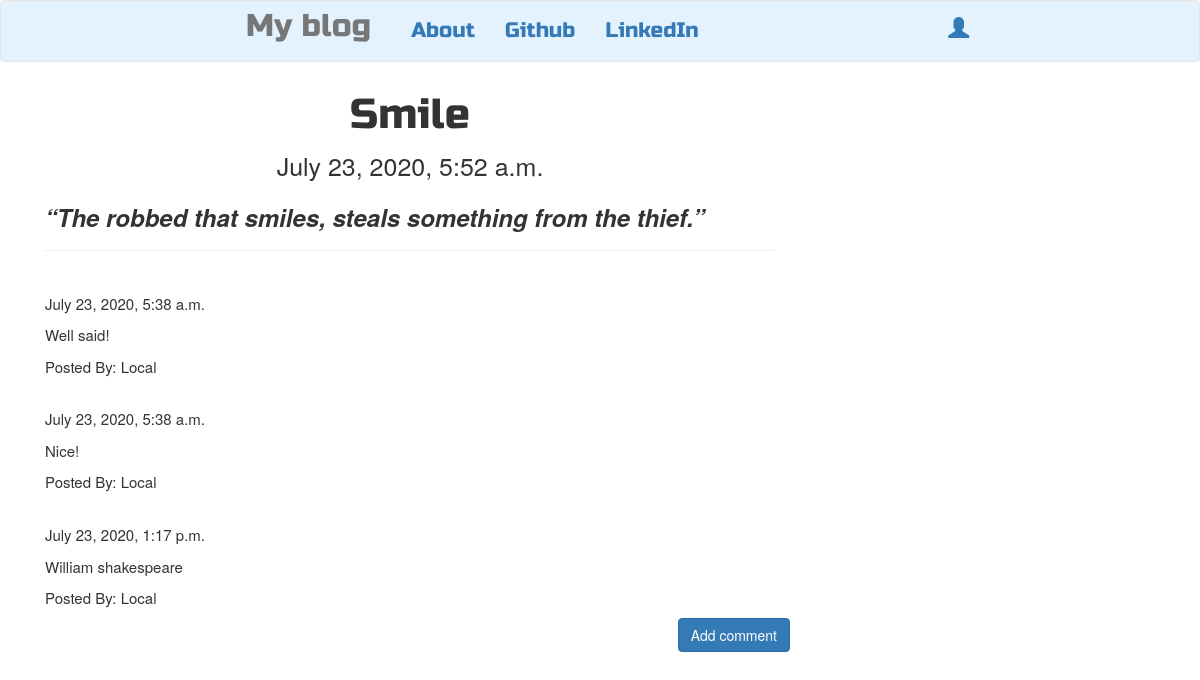
/post/11, run on the app's committed database.
### blog/models.py (models this page shows, shortened)
class Post(models.Model):
    author = models.ForeignKey('auth.User',on_delete=models.CASCADE)
    title = models.CharField(max_length=200)
    text = models.TextField()
    created_date = models.DateTimeField(blank=True,null=True)
    published_date = models.DateTimeField(blank=True, null=True)

class Comment(models.Model):
    post = models.ForeignKey('blog.Post', related_name='comments',on_delete=models.CASCADE)
    author = models.CharField(max_length=200)
    text = models.TextField()
    created_date = models.DateTimeField(default=timezone.now())
    approved_comment = models.BooleanField(default=False)

### blog/views.py (the view)
# urls.py: url(r'^post/(?P<pk>\d+)$',views.PostDetailView.as_view(),name='post_detail'),
class PostDetailView(DetailView):
    model = Post

### blog/templates/blog/post_detail.html (shortened to what this page needs)
{% extends 'blog/base.html' %}
{% block content %}
<h1 class="posttitle loader">{{ post.title }}</h1>
{% if post.published_date %}
    <div class="date postdate" style="font-size:25px">
        {{post.published_date}}
    </div>
{% else %}
    <a class="btn btn-default" href="{% url 'post_publish' post.pk %}">Publish</a>
{% endif %}
<p class="postcontent">{{post.text|safe|linebreaksbr}}</p>
<hr>
<div style="font-size:15px">
    {% for comment in post.comments.all %}
    <br>
        {% if user.is_authenticated or comment.approved_comment %}
            {{comment.created_date}}
                    <p>{{comment.text|safe|linebreaks}}</p>
                    <p>Posted By: {{comment.author}}</p>
        {% endif %}
        {% empty %}
        <p>No Comments!</p><br>
    {% endfor %}
</div>
<a class="btn btn-primary btn-comment" href="{% url 'add_comment_to_post' post.pk %}">Add comment</a>
{% endblock content %}

### blog/static/css/blog.css (style rules this page uses)
.postdate { text-align: center; }
.posttitle { font-family: 'Russo One', sans-serif; font-size: 3em; text-align: center; }
.postcontent { font-family: 'Montserrat'; font-size: 1.5em; }
.btn-comment { position: absolute; right: 0px; }
.loader { filter:hue-rotate(0deg); color: linear-gradient(45deg,#0f8,#08f); animation:hue 5000ms infinite linear; }

### data on the page
Post: title "Smile", published_date "July 23, 2020, 5:52 a.m.", text "“The robbed that smiles, steals something from the thief.”"
Comment: created_date "July 23, 2020, 5:38 a.m.", text "Well said!", author "Local"
Comment: created_date "July 23, 2020, 5:38 a.m.", text "Nice!", author "Local"
Comment: created_date "July 23, 2020, 1:17 p.m.", text "William shakespeare", author "Local"
